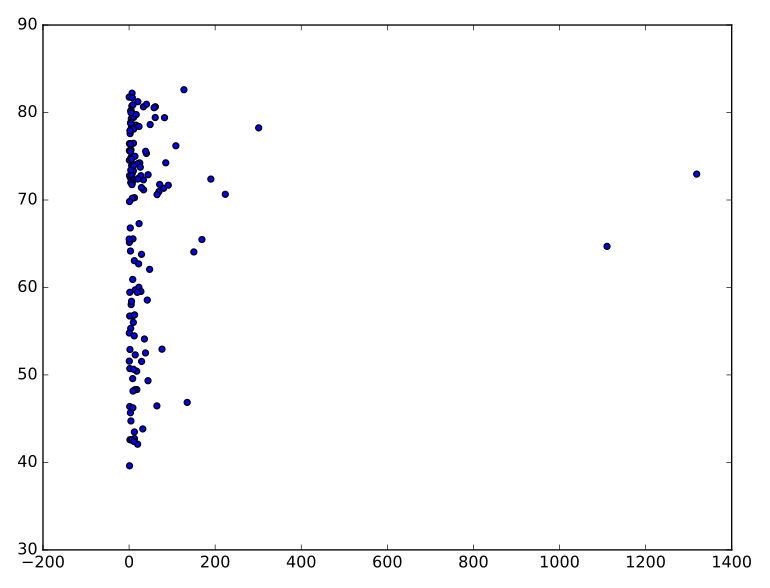

Here is the Python script that generated this plot:
Scatter plot (2)

In the previous exercise, you saw that that the higher GDP usually corresponds to a higher life expectancy. 
In other words, there is a positive correlation.

Do you think there's a relationship between population and life expectancy of a country? The list life_exp 
from the previous exercise is already available. In addition, now also pop is available, listing the corresponding populations 
for the countries in 2007. The populations are in millions of people.


    Start from scratch: import matplotlib.pyplot as plt.
    Build a scatter plot, where pop is mapped on the horizontal axis, and life_exp is mapped on the vertical axis.
    Finish the script with plt.show() to actually display the plot. Do you see a correlation?
    
    
code:

# Import package
import matplotlib.pyplot as plt
# Build Scatter plot
plt.scatter(pop, life_exp)
# Show plot
plt.show()
